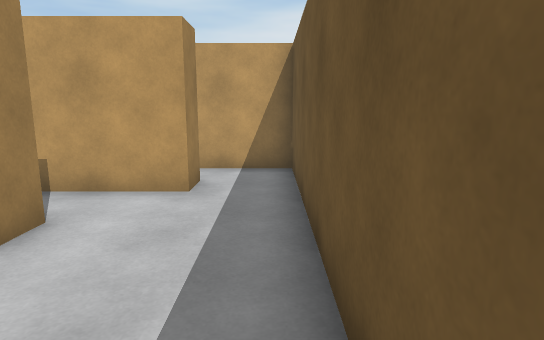
View 1 (above)

24 first-person views from a walk through a scene from a Unity 3-D project. The camera is 1.5 m above the floor, tilts 10° down and sees 75° across. The floor is counted in squares, 1 m on a side. Each view is taken from the middle of a square. On the plan, view 1 faces up. The plan holds only what a view shows up to about 16 squares ahead; the rest is blank. The player character is not drawn.

View 2
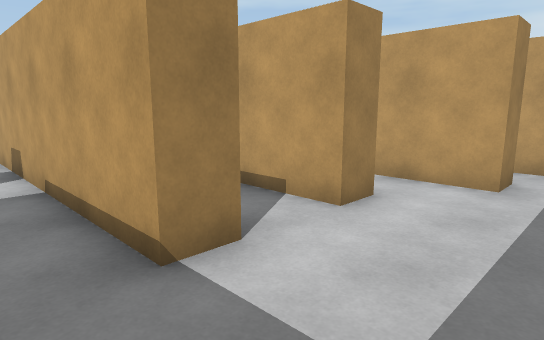

View 3
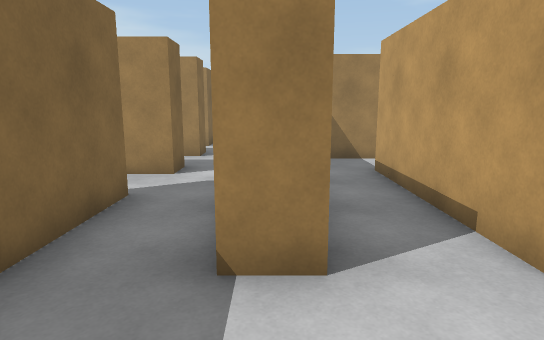

View 4
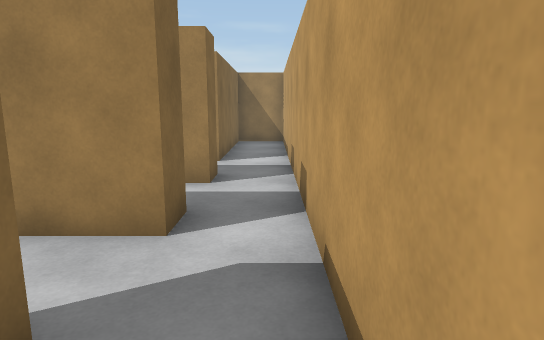

View 5
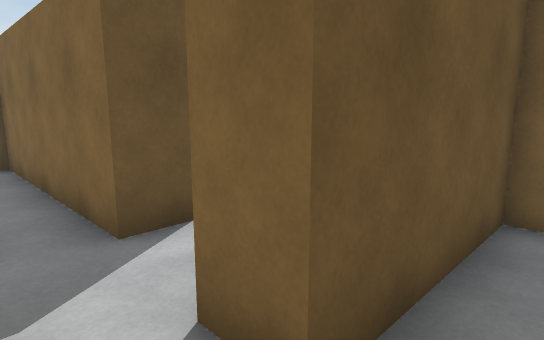

View 6
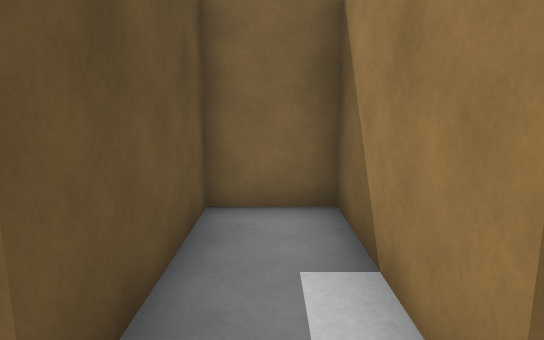

View 7
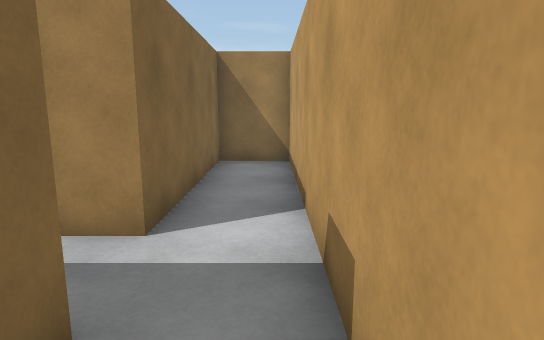

View 8
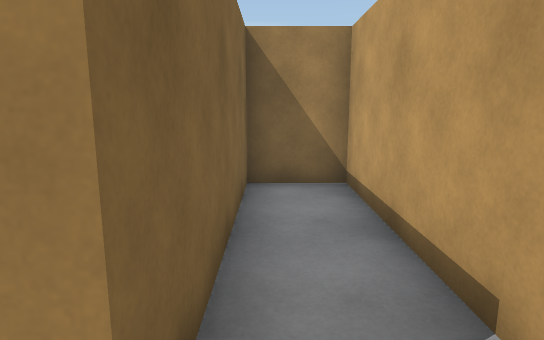

View 9
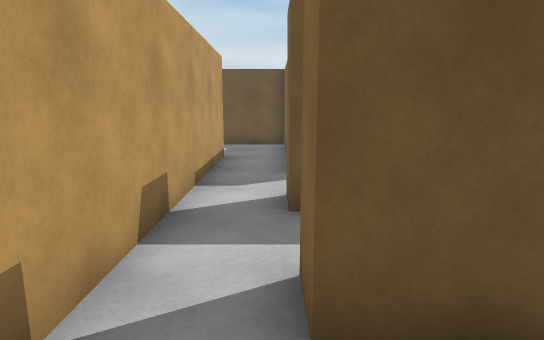

View 10
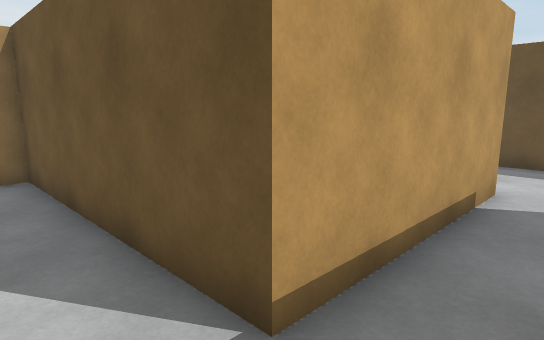

View 11
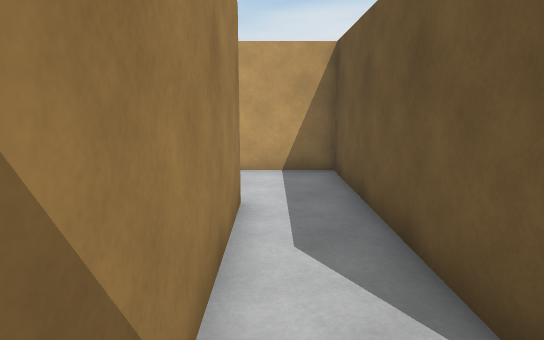

View 12
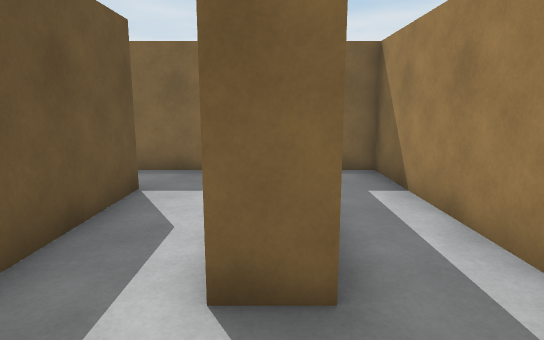

View 13
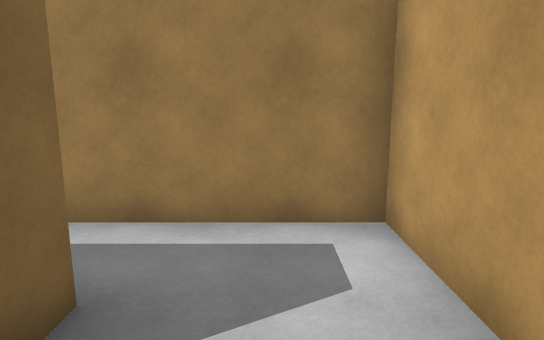

View 14
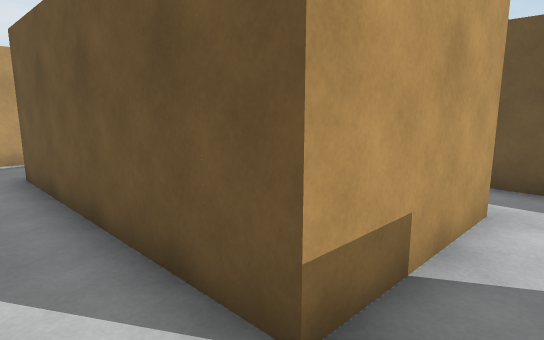

View 15
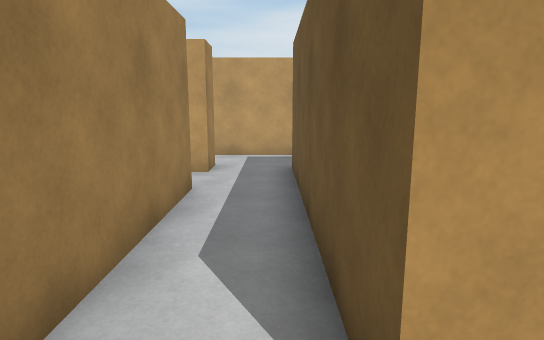

View 16
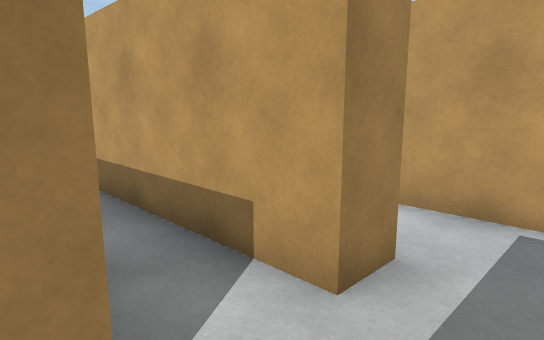

View 17
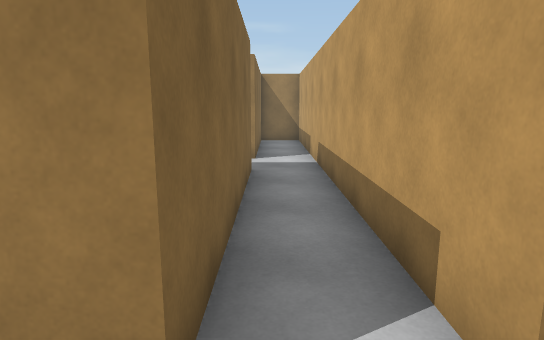

View 18
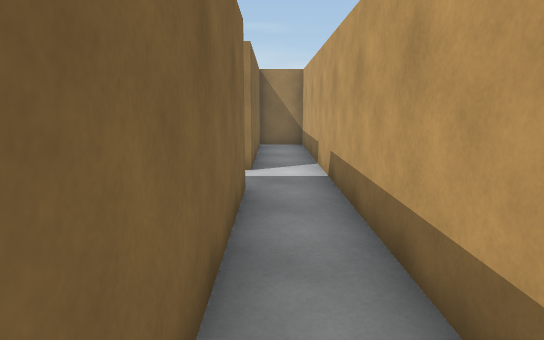

View 19
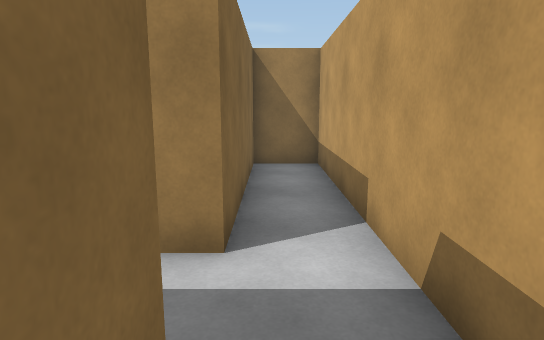

View 20
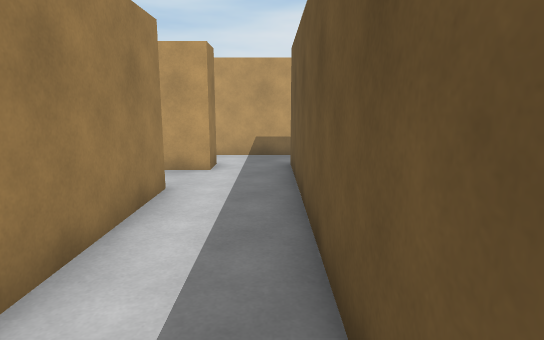

View 21
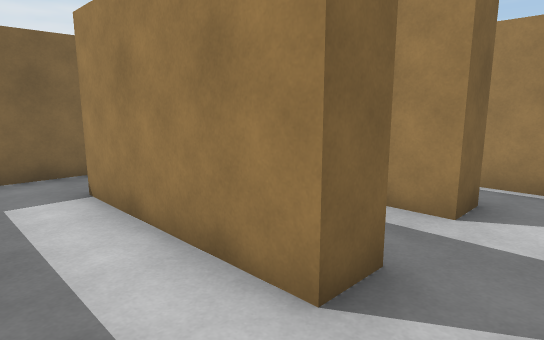

View 22
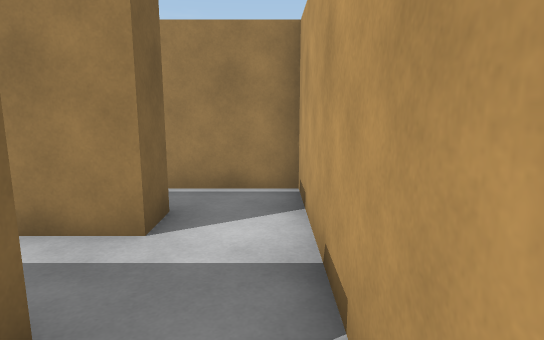

View 23
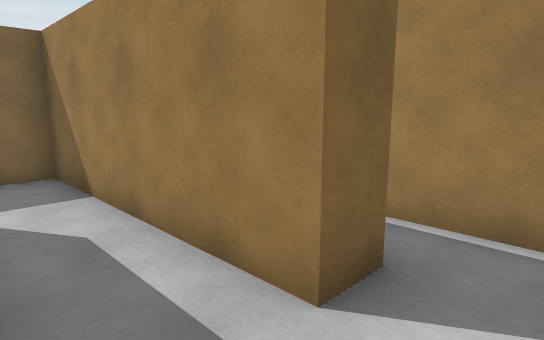

View 24
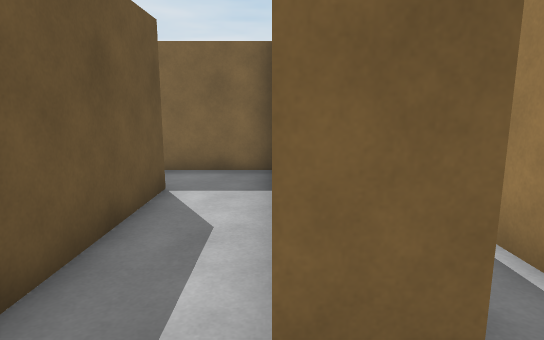

### Floor plan
Points are (right, up) in squares from view 1. A wall is a line through its corners. A room is listed if a view was taken in it or the views show most of it. See-through windows are left out.
Room 1 (views 1, 2, 3, 4, 10, 11, 12, 13)
walls: (-9.4, 1.5) (-7.6, 1.5); (-3, 1.6) (-3, 0.5) (-9.5, 0.5); (-3, 4.6) (-3, 3.5) (-8.5, 3.5) (-8.5, 10.5) (-13.5, 10.5) (-13.5, 1.5) (-12.6, 1.5); (-9, -1.2) (-8, -1.2) (-8, -3); (-6, -2.6) (-6, -1.5) (0.5, -1.5) (0.5, 5.6); (-1.5, 6.2) (-3.5, 6.2); (-11.6, 7.5) (-10.5, 7.5) (-10.5, 2.5)
ways out: opening at (-8.5, 0) to room 2; opening at (-4.5, 5) to room 4; opening at (-7, -2); opening at (-0.5, 6.5)
Room 2 (views 5, 6, 7)
walls: (-11, -1.2) (-11, -5.3) (-9, -5.3) (-9, -1.2); (-9.5, 0.5) (-10.5, 0.5)
ways out: opening at (-8.5, 0) to room 1; opening at (-11.5, 0) to room 3
Room 3 (views 8, 9)
walls: (-20, -1.5) (-14, -1.5) (-14, -2.5); (-12, -2.8) (-12, -1.2) (-11, -1.2); (-10.5, 0.5) (-20, 0.5); (-21.5, 10.5) (-22.5, 10.5) (-22.5, 6.2)
ways out: opening at (-11.5, 0) to room 2; opening at (-20.5, 9.5) to room 6; opening at (-13.5, -2)
objects: brown block (-21, -1) to (-20, 0)
Room 4 (views 14, 15, 16, 17, 18, 19)
walls: (-7.5, 13.3) (-22.5, 13.3) (-22.5, 11.5) (-16.5, 11.5) (-16.5, 10.5); (-14.5, 10.5) (-14.5, 11.5) (-7.5, 11.5) (-7.5, 6.8); (-3.5, 6.2) (-5.5, 6.2) (-5.5, 12.6)
ways out: opening at (-4.5, 5) to room 1; opening at (-15.5, 11) to room 5; opening at (-6.5, 13.5)
Room 5 (views 20, 21, 22)
walls: (-17, 8.5) (-17, 3.5); (-14.5, 2.5) (-14.5, 10.5)
ways out: opening at (-15.5, 11) to room 4; opening at (-17.5, 2.5) to room 6; opening at (-17.5, 9.5) to room 6
Room 6 (views 23, 24)
walls: (-18.1, 8.5) (-17, 8.5); (-21.1, 8.5) (-20, 8.5) (-20, 1.5) (-16, 1.5); (-18, 3.5) (-18, 7.6); (-16.5, 10.5) (-21.5, 10.5)
ways out: opening at (-20.5, 9.5) to room 3; opening at (-17.5, 2.5) to room 5; opening at (-17.5, 9.5) to room 5

Where each view was taken, in squares from view 1:
view 1: 0 up, 0 right, facing up
view 2: 1 down, 0 right, facing up-left
view 3: 1 up, 0 right, facing left
view 4: 0 up, 4 left, facing left
view 5: 0 up, 10 left, facing down-right
view 6: 0 up, 10 left, facing down
view 7: 0 up, 10 left, facing left
view 8: 1 down, 13 left, facing left
view 9: 1 down, 14 left, facing right
view 10: 2 up, 10 left, facing up-right
view 11: 2 up, 10 left, facing up
view 12: 10 up, 11 left, facing down
view 13: 9 up, 9 left, facing left
view 14: 5 up, 7 left, facing up-right
view 15: 5 up, 6 left, facing up
view 16: 11 up, 6 left, facing up-left
view 17: 12 up, 6 left, facing left
view 18: 12 up, 8 left, facing left
view 19: 12 up, 13 left, facing left
view 20: 2 up, 15 left, facing up
view 21: 10 up, 15 left, facing down-left
view 22: 10 up, 16 left, facing left
view 23: 10 up, 18 left, facing down-left
view 24: 10 up, 20 left, facing down
